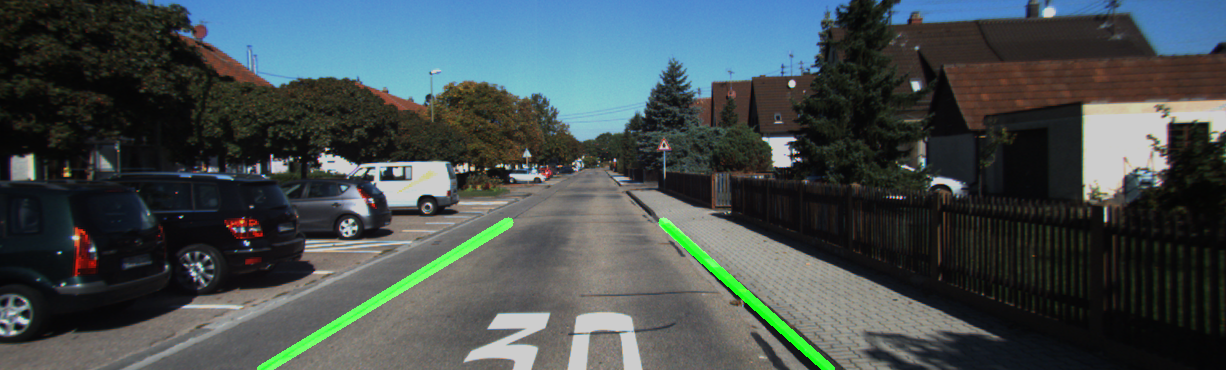
#> input picture uu_000041.png, 1226 x 370 px; its folder holds only this picture in this run
$ python -i lane_detection.py   (imports and definitions only)
#> lines starting #> are read from the running program, lines starting #| are printed output that depends on the picture; after the words box and inside, x2 and y2 are one past the last pixel; in counts of white or black regions, pixels touching at a corner belong together
#> further down, picture is the input picture: shape (370, 1226, 3); mean B, G, R 78.9, 77.7, 67.7
import cv2
import numpy as np
import os


# I'm defining the base path here so I don't have to change it in multiple places
DATA_ROOT   = r"C:\Users\sandhya shree R\Downloads\lane\input\data_road_right"
OUTPUT_ROOT = r"C:\Users\sandhya shree R\Downloads\lane\output"


def detect_lanes(frame):
    # First I convert to grayscale because color info isn't needed for edge detection
    gray = cv2.cvtColor(frame, cv2.COLOR_BGR2GRAY)
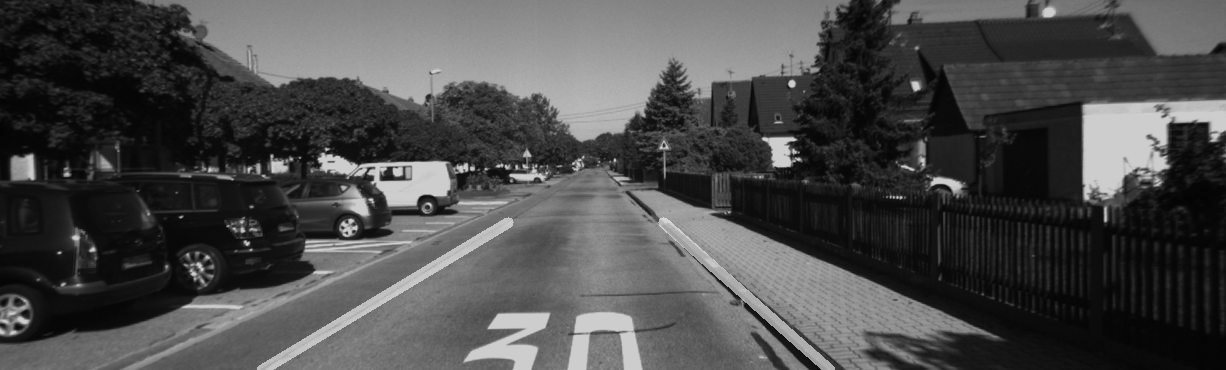
#> gray: shape (370, 1226); min 3, max 216, mean 74.8

    # A little blur helps remove noise so we don't pick up fake edges
    blurred = cv2.GaussianBlur(gray, (5, 5), 0)

    # Canny finds the sharp edges in the image — lanes appear as strong edges
    edges = cv2.Canny(blurred, 50, 150)
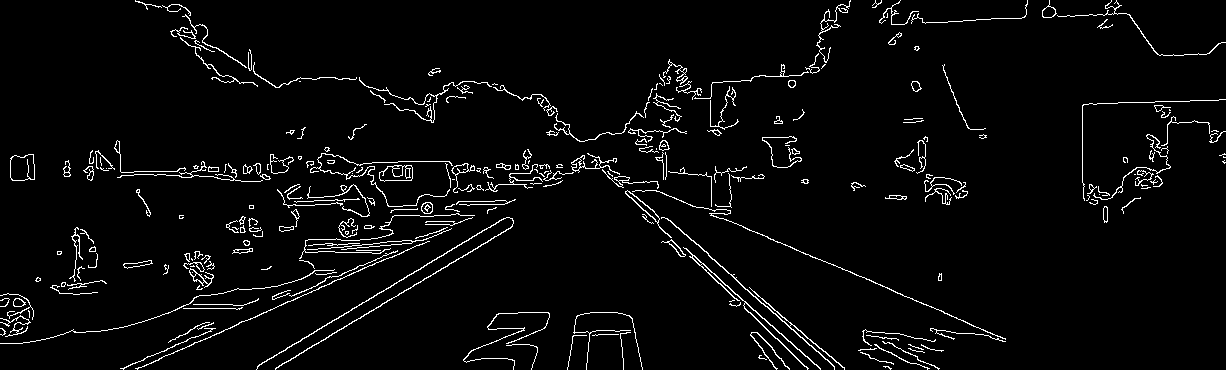
#> edges: shape (370, 1226); 3.7% white in thin lines or dots

    # I only want to look at the road area, not the sky or trees
    # So I mask everything outside this triangle
    h, w = edges.shape
#> h = 370; w = 1226
    road_area = np.array([[(0, h), (w, h), (w // 2, int(h * 0.55))]])
#> road_area = [[0, 370], [1226, 370], [613, 203]]
    mask = np.zeros_like(edges)
    cv2.fillPoly(mask, road_area, 255)
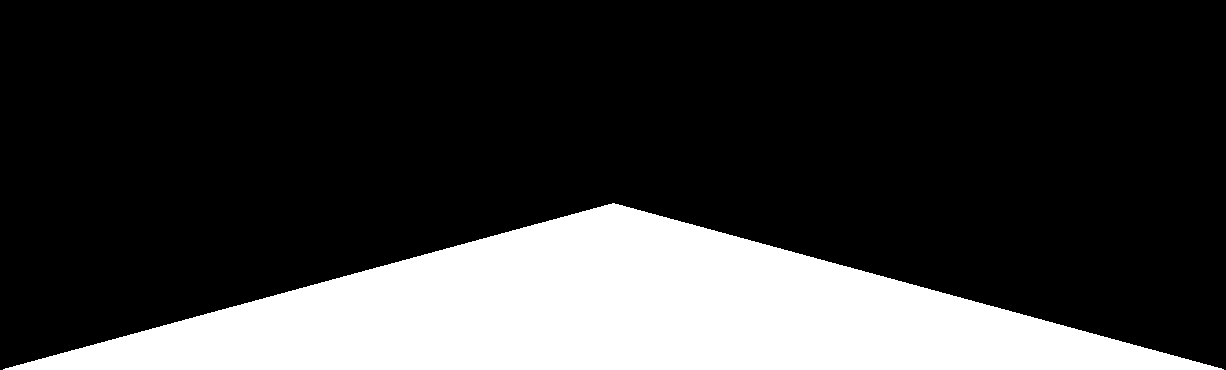
#> mask: shape (370, 1226); 22.6% white; 1 white region, box (x1, y1, x2, y2) and area: (3, 203, 1224, 370) 102481
    road_edges = cv2.bitwise_and(edges, mask)
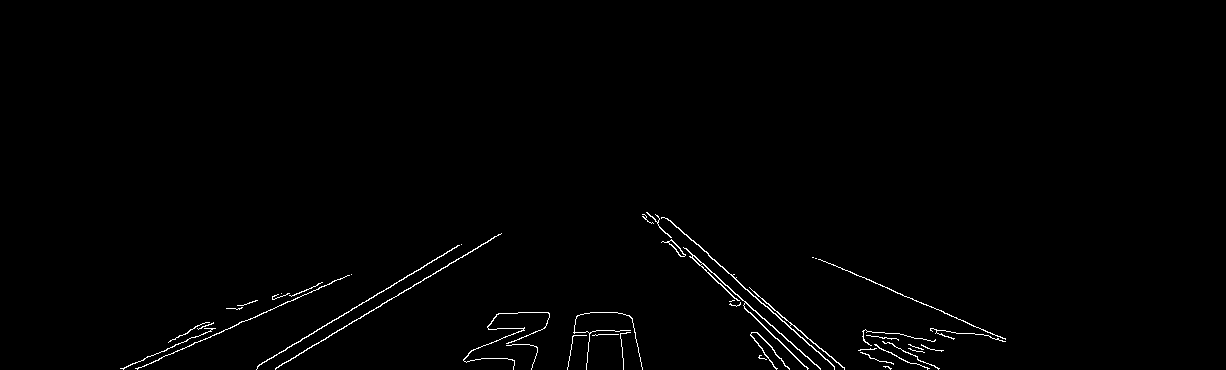
#> road_edges: shape (370, 1226); 0.9% white in thin lines or dots, all inside (x1, y1, x2, y2) = (120, 212, 1006, 370)

    # Hough transform finds straight lines from the edges
    lines = cv2.HoughLinesP(road_edges, 2, np.pi / 180, 100, minLineLength=40, maxLineGap=5)
#> lines = [[257, 366, 459, 245], [692, 257, 807, 368], [685, 248, 820, 369], [275, 369, 501, 233], [137, 369, 351, 274], [737, 281, 834, 366], [909, 297, 1002, 338], [757, 295, 844, 368], [121, 368, 187, 340], [667, 218, 733, 276], [825, 261, 872, 281]]

    # Separate lines into left lane and right lane based on their slope
    left_points  = []
    right_points = []

    if lines is not None:
        for line in lines:
            x1, y1, x2, y2 = line[0]
            if x2 == x1:
                continue  # skip vertical lines to avoid division by zero
            slope = (y2 - y1) / (x2 - x1)
            intercept = y1 - slope * x1
            if slope < -0.5:
                left_points.append((slope, intercept))
            elif slope > 0.5:
                right_points.append((slope, intercept))
#> this loop made 11 passes
#> (x1, y1, x2, y2, slope, intercept) on passes 1 to 11: (257, 366, 459, 245, -0.599, 519.9), (692, 257, 807, 368, 0.965, -410.9), (685, 248, 820, 369, 0.896, -366), (275, 369, 501, 233, -0.602, 534.5), (137, 369, 351, 274, -0.444, 429.8), (737, 281, 834, 366, 0.876, -364.8), (909, 297, 1002, 338, 0.441, -103.7), (757, 295, 844, 368, 0.839, -340.2), (121, 368, 187, 340, -0.424, 419.3), (667, 218, 733, 276, 0.879, -368.2), (825, 261, 872, 281, 0.426, -90.06)
#> after the loop, left_points = [(-0.599, 519.9), (-0.602, 534.5)]; right_points = [(0.965, -410.9), (0.896, -366), (0.876, -364.8), (0.839, -340.2), (0.879, -368.2)]

    # Draw the averaged lane lines on a blank canvas then blend with original
    canvas = np.zeros_like(frame)

    for points in [left_points, right_points]:
        if not points:
            continue
        avg_slope, avg_intercept = np.mean(points, axis=0)
        if avg_slope == 0:
            continue
        y_bottom = h
        y_top    = int(h * 0.6)
        x_bottom = int((y_bottom - avg_intercept) / avg_slope)
        x_top    = int((y_top    - avg_intercept) / avg_slope)
        cv2.line(canvas, (x_bottom, y_bottom), (x_top, y_top), (0, 255, 0), 10)
#> this loop made 2 passes
#> (points, avg_slope, avg_intercept, y_bottom, y_top, x_bottom, x_top) on pass 1: ([(-0.599, 519.9), (-0.602, 534.5)], -0.6, 527.2, 370, 222, 261, 508)
#> (avg_slope, avg_intercept, y_bottom, y_top, x_bottom, x_top) on pass 2: (0.891, -370, 370, 222, 830, 664)
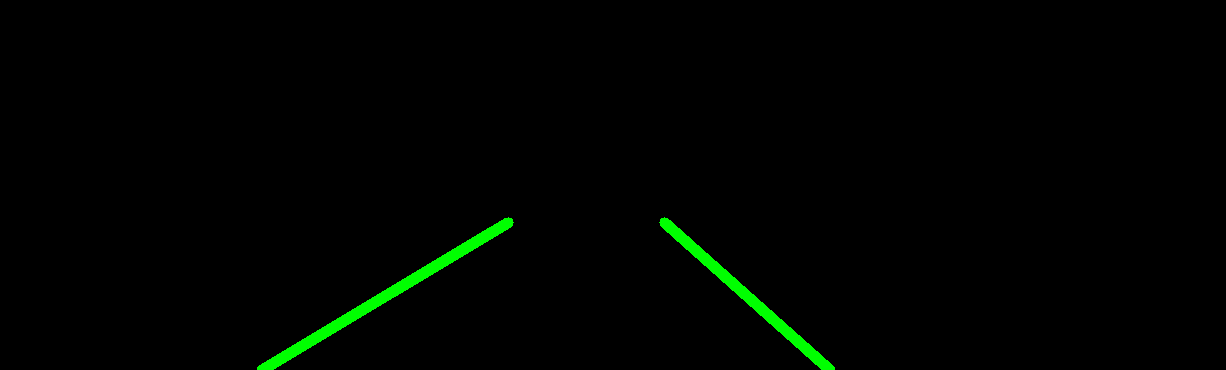
#> canvas: shape (370, 1226, 3); mean of channels 0, 1, 2 0, 3.2, 0; drawn as B, G, R

    return cv2.addWeighted(frame, 0.8, canvas, 1, 1)
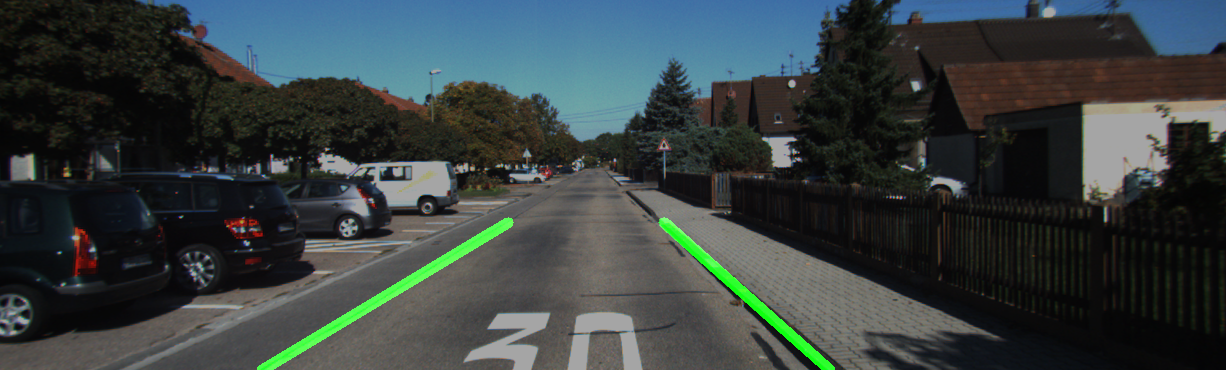
#> returned value: shape (370, 1226, 3); mean of channels 0, 1, 2 64.1, 63.8, 55.1; drawn as B, G, R


# [28 lines left out: function process_folder, not called in this run]


# [18 lines not run here, left out]

>>> import cv2
>>> picture = cv2.imread('uu_000041.png')
>>> result = detect_lanes(picture)

$ run again, on uu_000043.png
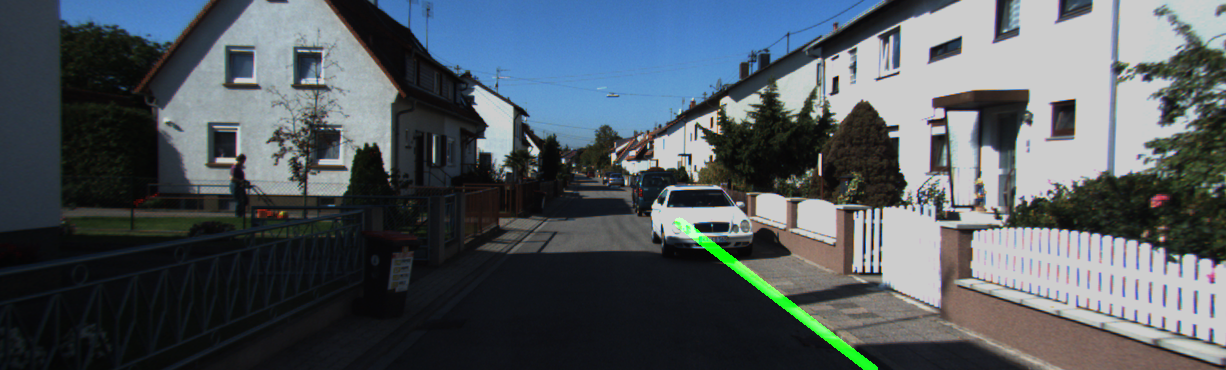
#> input picture uu_000043.png, 1226 x 370 px
#> picture is the input picture: shape (370, 1226, 3); mean B, G, R 94.1, 88.4, 80.4
#> in detect_lanes, `edges = cv2.Canny(blurred, 50, 150)`:
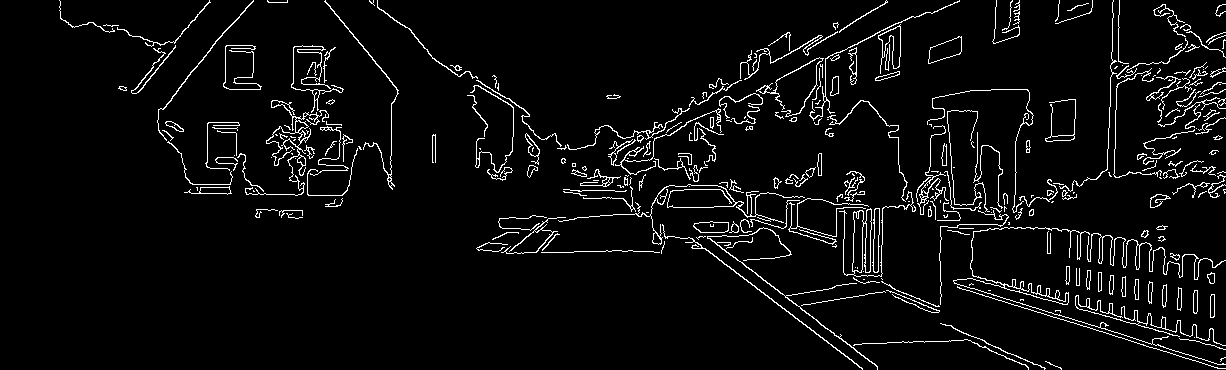
#> edges: shape (370, 1226); 4.9% white in thin lines or dots
#> mask: shape (370, 1226); 22.6% white; 1 white region, box (x1, y1, x2, y2) and area: (3, 203, 1224, 370) 102481
#> road_edges: shape (370, 1226); 0.52% white in thin lines or dots, all inside (x1, y1, x2, y2) = (476, 208, 1222, 370)
#> lines = [[758, 276, 877, 366], [689, 237, 861, 367], [514, 252, 573, 252], [953, 328, 1001, 349], [693, 225, 773, 287]]
#> the loop in detect_lanes, `for line in lines:` made 5 passes
#> (x1, y1, x2, y2, slope, intercept) on passes 1 to 5: (758, 276, 877, 366, 0.756, -297.3), (689, 237, 861, 367, 0.756, -283.8), (514, 252, 573, 252, 0, 252), (953, 328, 1001, 349, 0.438, -88.94), (693, 225, 773, 287, 0.775, -312.1)
#> after the loop in detect_lanes, `for line in lines:`: left_points = []; right_points = [(0.756, -297.3), (0.756, -283.8), (0.775, -312.1)]
#> the loop in detect_lanes, `for points in [left_points, right_points]:` made 2 passes
#> points on pass 1: []
#> in detect_lanes, `return cv2.addWeighted(frame, 0.8, canvas, 1, 1)`:
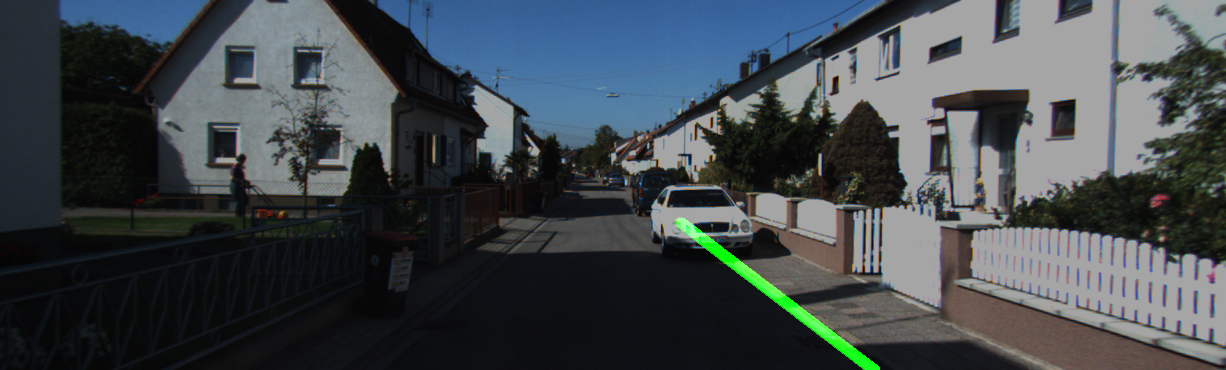
#> returned value: shape (370, 1226, 3); mean of channels 0, 1, 2 76.3, 72.1, 65.3; drawn as B, G, R

$ run again, on uu_000087.png
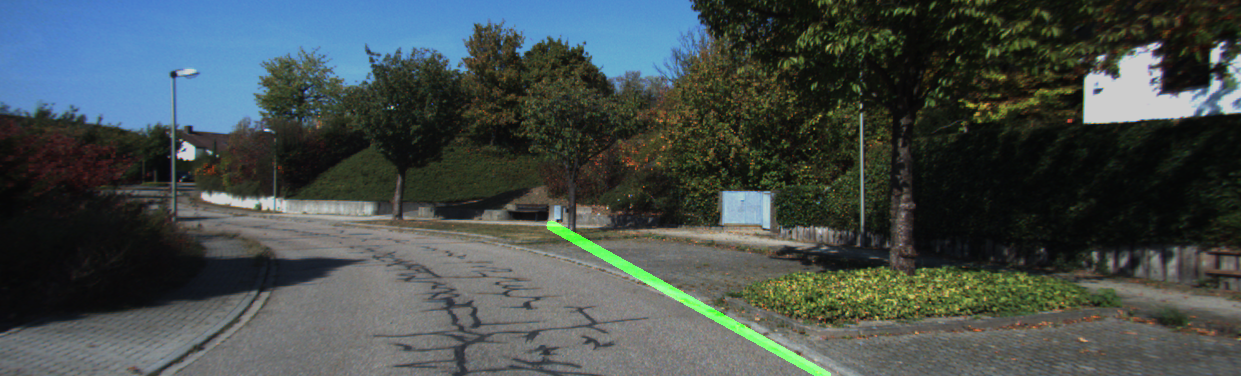
#> input picture uu_000087.png, 1241 x 376 px
#> picture is the input picture: shape (376, 1241, 3); mean B, G, R 76.6, 77.7, 68.3
#> in detect_lanes, `edges = cv2.Canny(blurred, 50, 150)`:
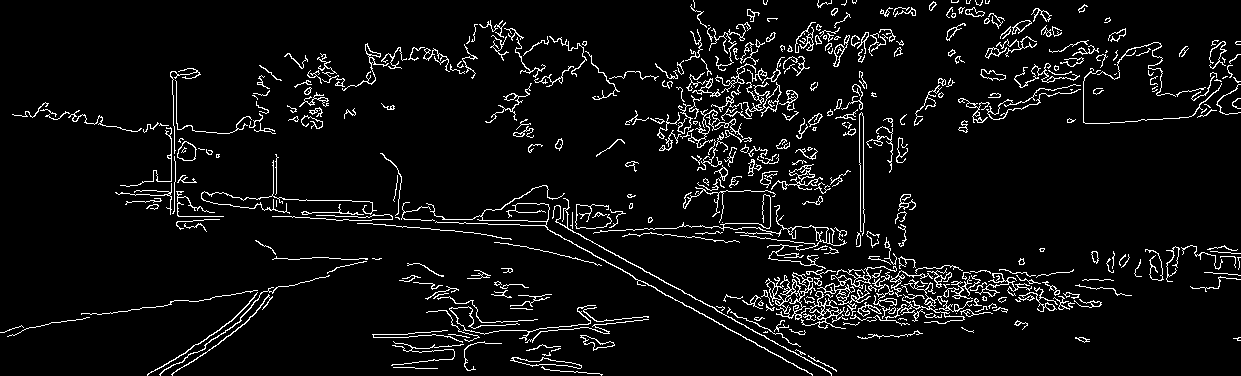
#> edges: shape (376, 1241); 5.9% white in thin lines or dots
#> mask: shape (376, 1241); 22.6% white; 1 white region, box (x1, y1, x2, y2) and area: (3, 206, 1239, 376) 105594
#> road_edges: shape (376, 1241); 1.6% white in thin lines or dots, all inside (x1, y1, x2, y2) = (147, 208, 1090, 376)
#> lines = 19 rows, first 6: [643, 281, 812, 375], [559, 223, 831, 373], [869, 308, 918, 308], [547, 327, 596, 324], [876, 312, 924, 312], [759, 308, 801, 308]
#> the loop in detect_lanes, `for line in lines:` made 19 passes
#> (x1, y1, x2, y2, slope, intercept) on passes 1 to 8: (643, 281, 812, 375, 0.556, -76.64), (559, 223, 831, 373, 0.551, -85.27), (869, 308, 918, 308, 0, 308), (547, 327, 596, 324, -0.0612, 360.5), (876, 312, 924, 312, 0, 312), (759, 308, 801, 308, 0, 308), (821, 314, 908, 309, -0.0575, 361.2), (788, 317, 829, 317, 0, 317)
#> after the loop in detect_lanes, `for line in lines:`: left_points = []; right_points = [(0.556, -76.64), (0.551, -85.27), (0.537, -64.62)]
#> the loop in detect_lanes, `for points in [left_points, right_points]:` made 2 passes
#> points on pass 1: []
#> in detect_lanes, `return cv2.addWeighted(frame, 0.8, canvas, 1, 1)`:
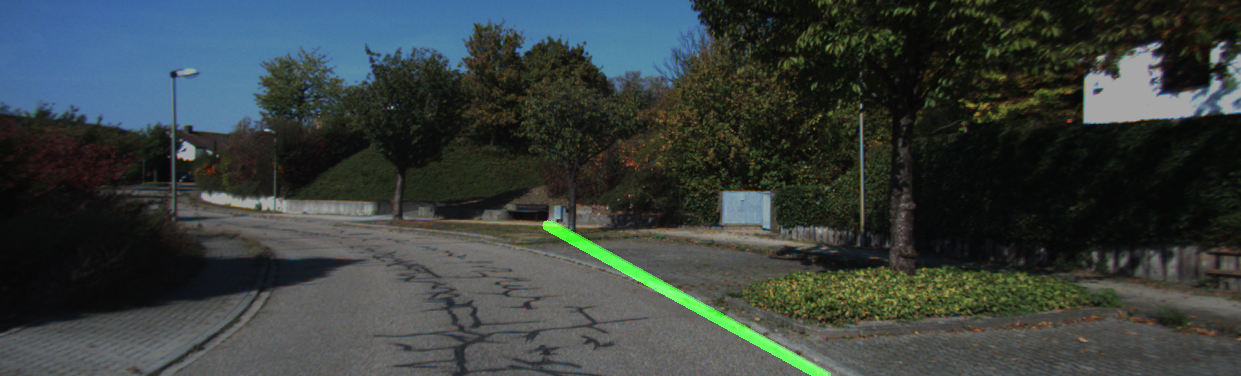
#> returned value: shape (376, 1241, 3); mean of channels 0, 1, 2 62.3, 63.6, 55.6; drawn as B, G, R

$ run again, on uu_000091.png
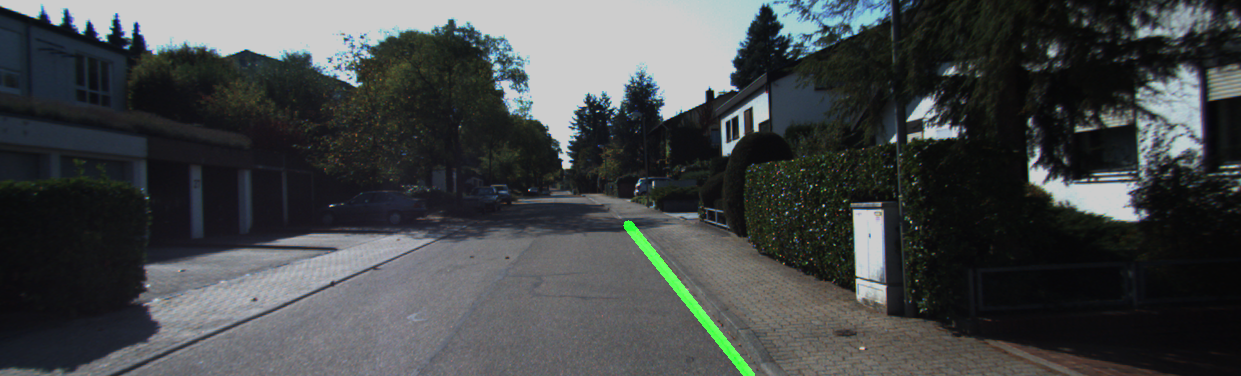
#> input picture uu_000091.png, 1241 x 376 px
#> picture is the input picture: shape (376, 1241, 3); mean B, G, R 71.8, 71.1, 67.6
#> in detect_lanes, `edges = cv2.Canny(blurred, 50, 150)`:
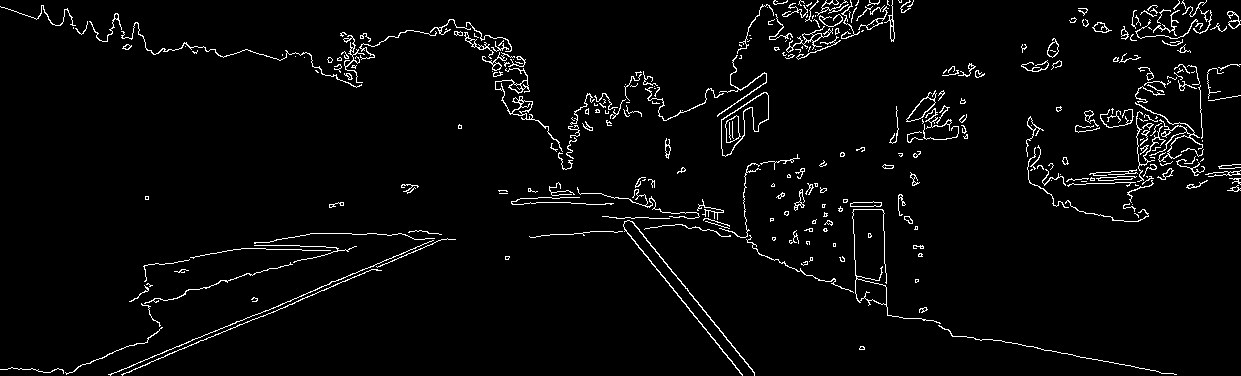
#> edges: shape (376, 1241); 3.3% white in thin lines or dots
#> mask: shape (376, 1241); 22.6% white; 1 white region, box (x1, y1, x2, y2) and area: (3, 206, 1239, 376) 105594
#> road_edges: shape (376, 1241); 0.47% white in thin lines or dots, all inside (x1, y1, x2, y2) = (24, 216, 1177, 376)
#> lines = [[629, 217, 754, 372], [184, 348, 268, 313], [265, 311, 316, 289], [991, 339, 1158, 371], [110, 374, 237, 321], [660, 272, 728, 358], [758, 253, 822, 280], [296, 301, 338, 283], [122, 375, 201, 340]]
#> the loop in detect_lanes, `for line in lines:` made 9 passes
#> (x1, y1, x2, y2, slope, intercept) on passes 1 to 8: (629, 217, 754, 372, 1.24, -563), (184, 348, 268, 313, -0.417, 424.7), (265, 311, 316, 289, -0.431, 425.3), (991, 339, 1158, 371, 0.192, 149.1), (110, 374, 237, 321, -0.417, 419.9), (660, 272, 728, 358, 1.26, -562.7), (758, 253, 822, 280, 0.422, -66.78), (296, 301, 338, 283, -0.429, 427.9)
#> after the loop in detect_lanes, `for line in lines:`: left_points = []; right_points = [(1.24, -563), (1.26, -562.7)]
#> the loop in detect_lanes, `for points in [left_points, right_points]:` made 2 passes
#> points on pass 1: []
#> in detect_lanes, `return cv2.addWeighted(frame, 0.8, canvas, 1, 1)`:
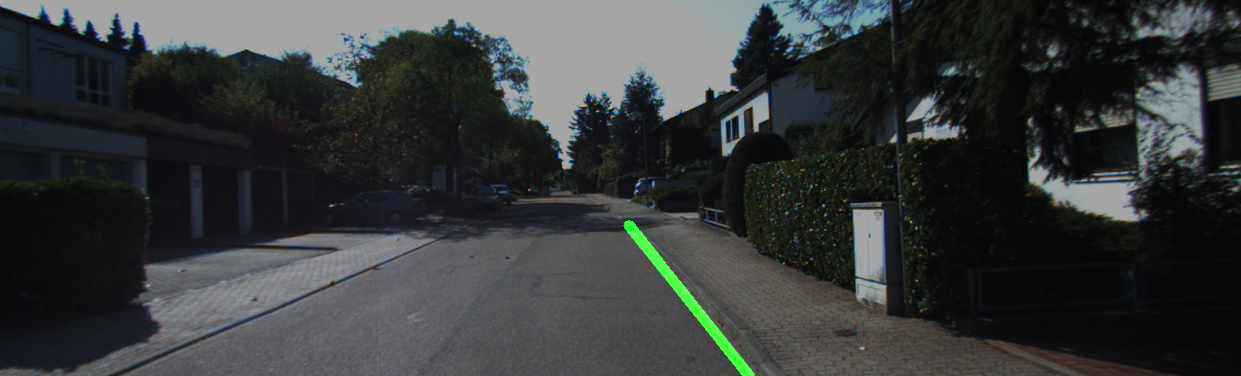
#> returned value: shape (376, 1241, 3); mean of channels 0, 1, 2 58.4, 58.1, 55.1; drawn as B, G, R
